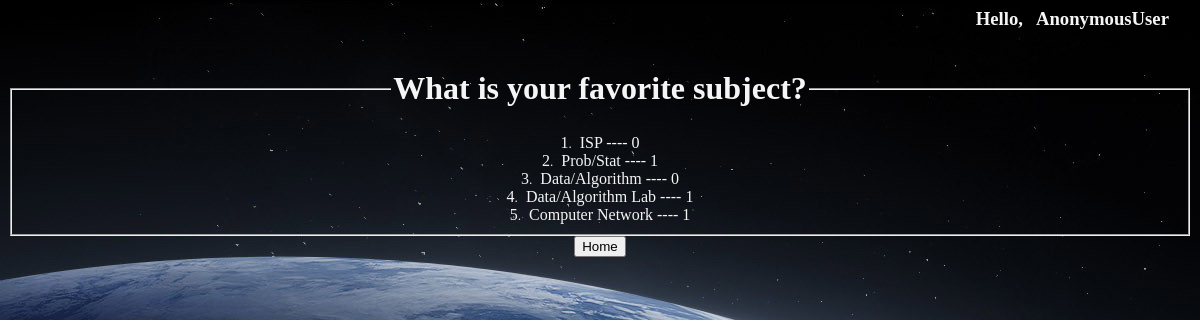
The app's page /polls/2/results/ with its own data.
### polls/models.py (models this page shows, shortened)
class Question(models.Model):
    question_text = models.CharField(max_length=200)
    pub_date = models.DateTimeField('date published')
    end_date = models.DateTimeField('date ended', null=True)

class Choice(models.Model):
    question = models.ForeignKey(Question, on_delete=models.CASCADE)
    choice_text = models.CharField(max_length=200)
    @property
    def votes(self):
        return Vote.objects.filter(choice=self).count()

### polls/views.py (the view)
# urls.py: path('<int:pk>/results/', views.ResultsView.as_view(), name='results'),
class ResultsView(generic.DetailView):
    model = Question
    template_name = 'polls/results.html'

### polls/templates/polls/results.html
{% load static %}
<link rel="stylesheet" href="{% static 'polls/style.css' %}">
<h3 style="text-align:right;">Hello,&ensp; {{ request.user }} &emsp;</h3>
<fieldset style="text-align:center">
    <legend><h1>{{ question.question_text }}</h1></legend>
    {% for choice in question.choice_set.all %}
        <list>{{forloop.counter0|add:"1"}}<small>.</small>&ensp;{{choice.choice_text }} ---- {{ choice.votes }} </list><br>
    {% endfor %}
</fieldset>
<center><a href="{% url 'polls:index' %}"> <button type="button">{{"Home"}}</button></center>

### polls/static/polls/style.css (style rules this page uses)
h1, h2, h3 { color: whitesmoke; }
label, table, small { color: whitesmoke; }
a, p { color: salmon; }
list, list a { color: whitesmoke; }

### records on screen
Question: question_text "What is your favorite subject?"
Choice: choice_text "ISP", votes "0"
Choice: choice_text "Prob/Stat", votes "1"
Choice: choice_text "Data/Algorithm", votes "0"
Choice: choice_text "Data/Algorithm Lab", votes "1"
Choice: choice_text "Computer Network", votes "1"

### other values on screen
{{ request.user }} "AnonymousUser"
{{ "Home" }} "Home"
